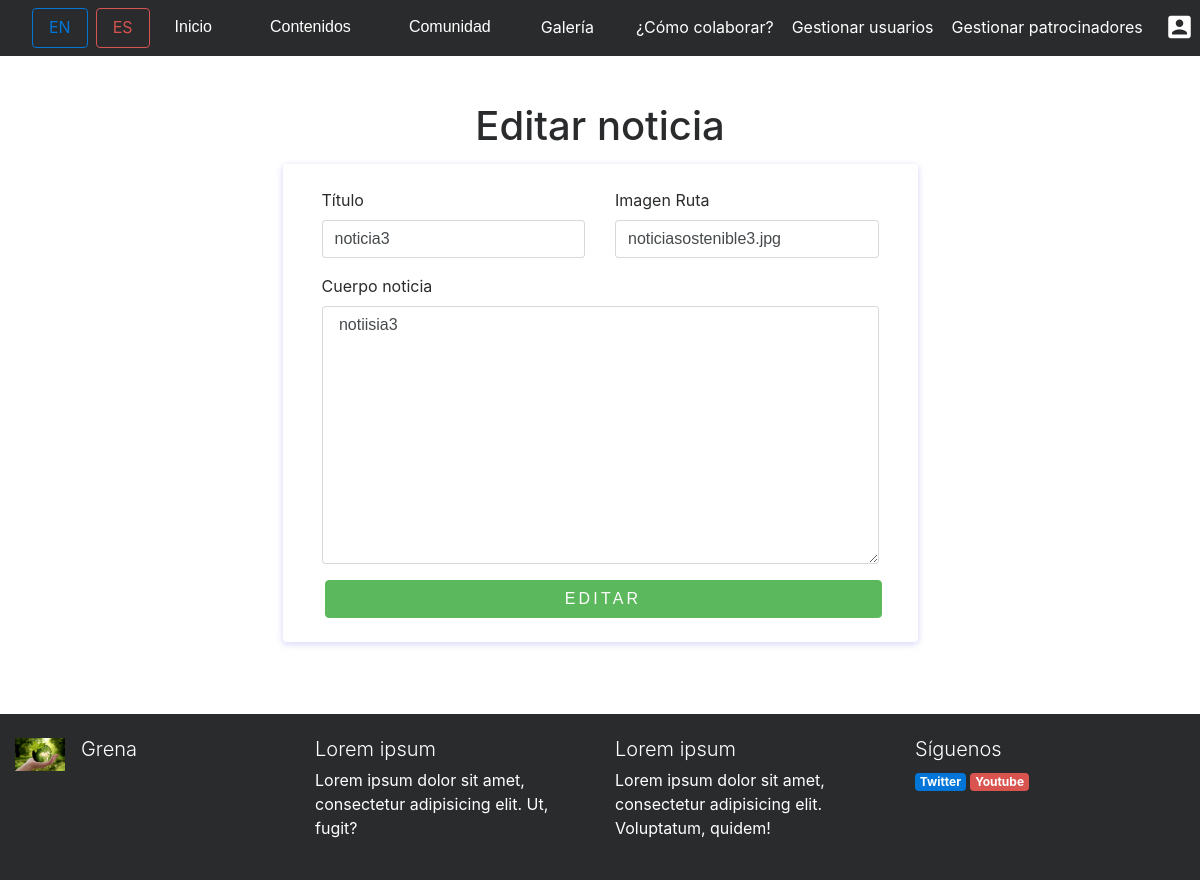
The app's page /index.php?controller=noticias&action=edit&id=3 (signed in) with its own data.
### tables this page shows
CREATE TABLE IF NOT EXISTS NOTICIA(
		ID_NOTICIA INT(10) AUTO_INCREMENT,
		FECHA DATE NOT NULL,
		IMAGEN_RUTA VARCHAR(255) NOT NULL,
		TITULO VARCHAR(255) NOT NULL,
		CUERPO_NOTICIA VARCHAR(2550) NOT NULL,
		
		CONSTRAINT PK_NOTICIA PRIMARY KEY(ID_NOTICIA)

	);

### core/ViewManager.php (called while the page is built, shortened)
<?php
class ViewManager {
	private $variables = array();
	public function setVariable($varname, $value, $flash=false) {
		$this->variables[$varname] = $value;
	}
	public function getVariable($varname, $default=NULL) {
		if (!isset($this->variables[$varname])) {
			return $default;
		}
		return $this->variables[$varname];
	}
	public function render($controller, $viewname) {
		include(__DIR__."/../view/$controller/$viewname.php");
	}
	private static $viewmanager_singleton = NULL;
	public static function getInstance() {
		if (self::$viewmanager_singleton == null) {
			self::$viewmanager_singleton = new ViewManager();
		}
		return self::$viewmanager_singleton;
	}
}

### controller/NoticiasController.php (called while the page is built, shortened)
<?php
require_once(__DIR__."/../model/Noticia.php");
require_once(__DIR__."/../model/NoticiaMapper.php");
require_once(__DIR__."/../core/ViewManager.php");
class NoticiasController extends BaseController {
	private $noticiaMapper;
	public function __construct() {
		$this->noticiaMapper = new NoticiaMapper();
	}
	public function edit() {
		$noticiaid = $_GET["id"];
		$noticia = $this->noticiaMapper->findById($noticiaid);
		$this->view->setVariable("noticia", $noticia);
		$this->view->render("noticias", "edit");
	}
}

### index.php (called while the page is built, shortened)
<?php
function run() {
	try {
		$controller = loadController($_GET["controller"]);
		$actionName = $_GET["action"];
		$controller->$actionName();
	} catch(Exception $ex) {
		die("An exception occured!!!!!".$ex->getMessage());
	}
}
function loadController($controllerName) {
	return new $controllerClassName();
}
run();
?>

### model/Noticia.php (called while the page is built, shortened)
<?php
class Noticia {
	private $id;
	private $imagenruta;
	private $titulo;
	private $cuerponoticia;
	public function __construct($id=NULL, $fecha=NULL, $imagenruta=NULL, $titulo=NULL, $cuerponoticia=NULL,$comentarios=NULL) {
		$this->id = $id;
		$this->imagenruta = $imagenruta;
		$this->titulo = $titulo;
		$this->cuerponoticia = $cuerponoticia;
	}
	public function getId() {
		return $this->id;
	}
	public function getImagenruta() {
		return $this->imagenruta;
	}
	public function getTitulo() {
		return $this->titulo;
	}
	public function getCuerponoticia() {
		return $this->cuerponoticia;
	}
}

### model/NoticiaMapper.php (called while the page is built, shortened)
<?php
require_once(__DIR__."/../core/PDOConnection.php");
require_once(__DIR__."/../model/Noticia.php");
class NoticiaMapper {
	private $db;
	public function __construct() {
		$this->db = PDOConnection::getInstance();
	}
	public function findById($noticiaid){
		$stmt = $this->db->prepare("SELECT * FROM NOTICIA WHERE ID_NOTICIA=?");
		$stmt->execute(array($noticiaid));
		$noticia = $stmt->fetch(PDO::FETCH_ASSOC);
		if($noticia != null) {
			return new Noticia(
			$noticia["ID_NOTICIA"],
			$noticia["FECHA"],
			$noticia["IMAGEN_RUTA"],
			$noticia["TITULO"],
			$noticia["CUERPO_NOTICIA"]);
		} else {
			return NULL;
		}
	}
	}

### core/PDOConnection.php (called while the page is built)
<?php
class PDOConnection {
	private static $dbhost = "127.0.0.1";
	private static $dbname = "GRENA";
	private static $dbuser = "grena";
	private static $dbpass = "grena21";
	private static $db_singleton = null;
	public static function getInstance() {
		if (self::$db_singleton == null) {
			self::$db_singleton = new PDO(
			"mysql:host=".self::$dbhost.";dbname=".self::$dbname.";charset=utf8",
			self::$dbuser,
			self::$dbpass,
			array(
				PDO::ATTR_EMULATE_PREPARES => false,
				PDO::ATTR_ERRMODE => PDO::ERRMODE_EXCEPTION
			)
		);
	}
	return self::$db_singleton;
}
}
?>

### view/noticias/edit.php (the view, shortened to what this page needs)
<?php
require_once(__DIR__."/../../core/ViewManager.php");
$view = ViewManager::getInstance();
$noticia= $view->getVariable("noticia");
?>
<div class="container mb-5"><div class=" text-center mt-5 ">
        <h1>Editar noticia</h1>
    </div>
    <div class="row ">
        <div class="col-lg-7 mx-auto">
            <div class="card mt-2 mx-auto p-4 bg-light">
                <div class="card-body bg-light">
                    <div class="container">
                        <form id="contact-form" role="form" action="index.php?controller=noticias&amp;action=edit&amp;id=<?=$noticia->getId() ?>" method="POST">
                            <div class="controls">
                                <div class="row">
                                    <div class="col-md-6">
                                        <div class="form-group"> <label for="titulo">Título</label> <input id="form_name" type="text" value="<?=$noticia->getTitulo() ?>" name="titulo" class="form-control" placeholder="Introduzca aquí el título del videotutorial" required="required" > </div>
                                    </div>
                                    <div class="col-md-6">
                                        <div class="form-group"> <label for="imagenruta">Imagen Ruta</label> <input id="form_lastname" type="text" name="imagenruta" value="<?=$noticia->getImagenruta() ?>" class="form-control" placeholder="Introduzca aquí la ruta de la imagen" required="required" > </div>
                                    </div>
                                </div>
                                <div class="row">
                                    <div class="col-md-12">
                                        <div class="form-group"> <label for="cuerponoticia">Cuerpo noticia</label> <textarea id="form_message"  name="cuerponoticia" class="form-control" placeholder="Escriba aquí el cuerpo de la noticia." rows="12" required="required" > <?= nl2br($noticia->getCuerponoticia())?></textarea> </div>
                                    </div>
                                    <div class="col-md-12"> <button type="submit" class="btn btn-success btn-send pt-2 btn-block w-100" name="submit" value="submit"> Editar </button></div>
                                </div>
                            </div>
                        </form>
                    </div>
                </div>
            </div>
        </div>
    </div>
</div>

### css/style.css (style rules this page uses)
.btn-send { font-weight: 300; text-transform: uppercase; letter-spacing: 0.2em; width: 80%; margin-left: 3px }
.card { margin-left: 10px; margin-right: 10px }

### records on screen
noticia: titulo "noticia3", imagenruta "noticiasostenible3.jpg", cuerponoticia "notiisia3"

### other values on screen
i18n("Inicio") "Inicio"
i18n("Contenidos") "Contenidos"
i18n("Comunidad") "Comunidad"
i18n("Galería") "Galería"
i18n("¿Cómo colaborar?") "¿Cómo colaborar?"
i18n("Gestionar usuarios") "Gestionar usuarios"
i18n("Gestionar patrocinadores") "Gestionar patrocinadores"
